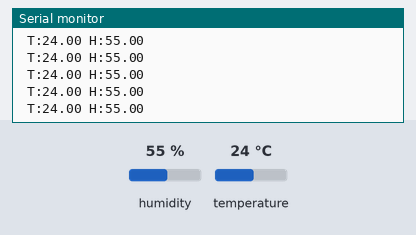
Bench run of a sketch on a simulated ESP32. Parts: the last lines printed to the serial monitor. Inputs (shaded band) come from the test bench; at power-on: humidity 55 %, temperature 24 °C.

Above: at 5.8 s.
5.9 s: humidity set to 22 %
At 11.7 s:
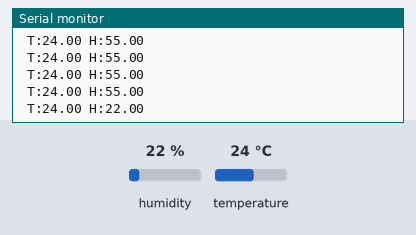
11.9 s: temperature set to 12 °C
At 12.8 s:
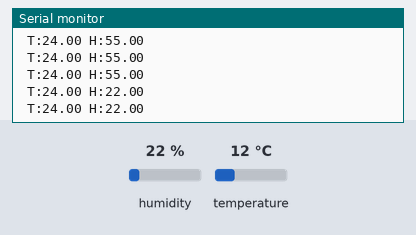
17.9 s: humidity set to 40 %
At 18.8 s:
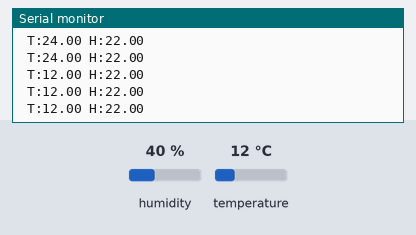
Timing chart, 0 to 20.9 s (numbered marks = the images above; inputs shaded):
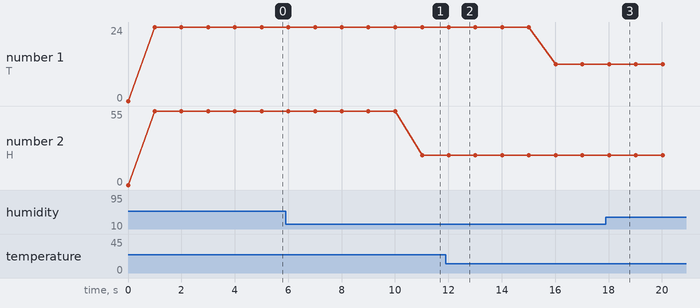

Measured:
- after the input at 5.9 s, the serial monitor: prints a new line after 5.1 s (image 1)
- plotted number 1: 24 → 12 after the input at 11.9 s
- plotted number 2: 55 → 22 after the input at 5.9 s, 22 → 40 after the input at 17.9 s

The sketch:

3_DHT_ESP32_Loop.ino
```cpp
#include "DHT_ESP32.h"

void setup() {
  Serial.begin(115200);
  initTemp();
  tasksEnabled = true;
}

void loop() {
  Serial.println(" T:" + String(currentTemperature) + " H:" + String(currentHumidity));
  delay(1000);
}
```

DHT_ESP32.cpp
```cpp
#include "DHT_ESP32.h"

DHTesp dht;
Ticker tempTicker;
TaskHandle_t tempTaskHandle = NULL;
bool tasksEnabled = false;
int dhtPin = 17;

float currentTemperature = 0.0;
float currentHumidity = 0.0;

bool initTemp() {
  dht.setup(dhtPin, DHTesp::DHT11);
  Serial.println("DHT initiated");

  xTaskCreatePinnedToCore(tempTask, "tempTask", 4000, NULL, 5, &tempTaskHandle, 1);
  if (tempTaskHandle == NULL) {
    Serial.println("Failed to start task for temperature update");
    return false;
  } else {
    tempTicker.attach(5, triggerGetTemp);
  }
  return true;
}

void triggerGetTemp() {
  if (tempTaskHandle != NULL) {
    xTaskResumeFromISR(tempTaskHandle);
  }
}

void tempTask(void *pvParameters) {
  Serial.println("tempTask loop started");
  while (1) {
    if (tasksEnabled) {
      getTemperature();
    }
    vTaskSuspend(NULL);
  }
}

bool getTemperature() {
  TempAndHumidity newValues = dht.getTempAndHumidity();
  if (dht.getStatus() != 0) {
    Serial.println("DHT11 error status: " + String(dht.getStatusString()));
    return false;
  }
  //Serial.println(" T:" + String(newValues.temperature) + " H:" + String(newValues.humidity));

  currentTemperature = newValues.temperature;
  currentHumidity = newValues.humidity;

  return true;
}
```

DHT_ESP32.h
```cpp
#ifndef DHT_ESP32_H
#define DHT_ESP32_H

#include "DHTesp.h"
#include <Ticker.h>
#include <Arduino.h>

extern TaskHandle_t tempTaskHandle;
extern bool tasksEnabled;
extern int dhtPin;

extern float currentTemperature;
extern float currentHumidity;


bool initTemp();              // 초기화 함수
bool getTemperature();        // 온도 읽는 함수
void triggerGetTemp();        // Ticker 콜백
void tempTask(void *pvParameters);  // 태스크 함수

#endif
```
